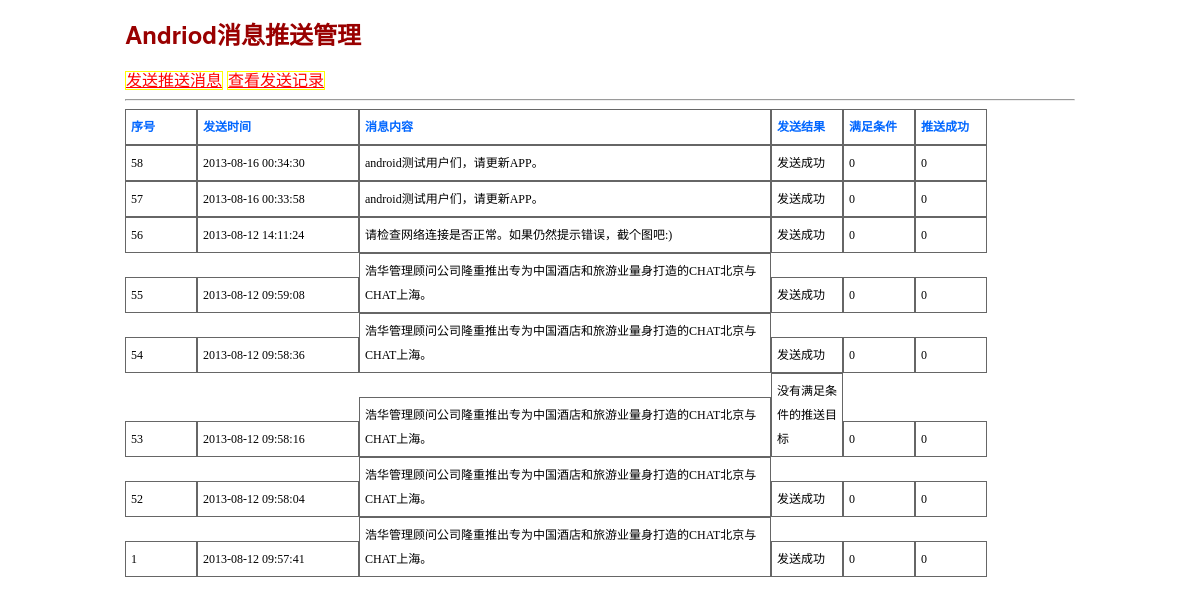
Page /end_admin/library/JPush/index.php?action=pushList on the committed database.
### tables this page shows
CREATE TABLE `end_chat_push` (
  `id` int(9) unsigned NOT NULL AUTO_INCREMENT,
  `sendno` int(64) NOT NULL DEFAULT '1',
  `n_title` varchar(120) DEFAULT NULL,
  `n_content` char(120) NOT NULL,
  `errcode` char(64) NOT NULL,
  `errmsg` varchar(255) NOT NULL,
  `total_user` int(20) NOT NULL,
  `send_cnt` int(25) NOT NULL,
  `created` datetime NOT NULL,
  PRIMARY KEY (`id`)
);

### end_admin/library/JPush/index.php (the view, shortened to what this page needs)
<!DOCTYPE html>
<html>
    <head>
    </head>
    <body>
    	<div class="head">
         <h1>Andriod消息推送管理</h1>
         <span><a href="index.php">发送推送消息</a></span>
         <span><a href="index.php?action=pushList">查看发送记录</a></span>
          <hr/>
        </div>
         <?php
		$sql = "SELECT * FROM ".DB_TAB." ORDER BY `created` DESC";
        $users = mysql_query($sql);
        if ($users != false)
            $no_of_users = mysql_num_rows($users);
        else
            $no_of_users = 0;
		 switch ($_REQUEST['action']){
			 	case 'pushList':
				?>
      			<div class="container list">
				 <ul class="devices">
                 <p style="font-weight:bold; color:#06F;"><span>序号</span><span style="width:150px;">发送时间</span><span style="width:400px;">消息内容</span><span>发送结果</span><span>满足条件</span><span>推送成功</span></p>
              <?php
                if ($no_of_users > 0) {
                    ?>
                    <?php
                    while ($row = mysql_fetch_array($users)) {
                        ?>
                          <p><span><?php echo $row["sendno"] ?></span><span style="width:150px;"><?php echo $row["created"] ?></span><span style="width:400px;"><?php echo $row["n_content"] ?></span><span><?php echo $row["errmsg"] ?></span><span><?php echo $row["total_user"] ?></span><span><?php echo $row["send_cnt"] ?></span></span></p>
                    <?php }
                } else { ?>
                    <li>
                        No Users Registered Yet!
                    </li>
                <?php } ?>
            </ul>
            </div>
            <?php
				break;
			 ?>
        <?php } ?>
    </body>
</html>

### end_admin/library/JPush/index.php (style rules this page uses)
.head, .container { width: 950px; margin: 0 auto; padding: 0; }
.list p { line-height:24px; padding:0; margin:0; }
.list span { display:inline-block; padding:5px; border:1px solid #666; width:60px; font-size:12px; }
.head span a { color:#F00; font-size:16px; border:1px #FF0 solid; }
h1 { font-family: 'Helvetica Neue', Helvetica, Arial, sans-serif; font-size: 24px; color:#900; }
ul.devices { margin: 0; padding: 0; }

### rows in the picture
end_chat_push: sendno "58", created "2013-08-16 00:34:30", n_content "android测试用户们，请更新APP。", errmsg "发送成功", total_user "0", send_cnt "0"
end_chat_push: sendno "57", created "2013-08-16 00:33:58", n_content "android测试用户们，请更新APP。", errmsg "发送成功", total_user "0", send_cnt "0"
end_chat_push: sendno "56", created "2013-08-12 14:11:24", n_content "请检查网络连接是否正常。如果仍然提示错误，截个图吧:)", errmsg "发送成功", total_user "0", send_cnt "0"
end_chat_push: sendno "55", created "2013-08-12 09:59:08", n_content "浩华管理顾问公司隆重推出专为中国酒店和旅游业量身打造的CHAT北京与CHAT上海。", errmsg "发送成功", total_user "0", send_cnt "0"
end_chat_push: sendno "54", created "2013-08-12 09:58:36", n_content "浩华管理顾问公司隆重推出专为中国酒店和旅游业量身打造的CHAT北京与CHAT上海。", errmsg "发送成功", total_user "0", send_cnt "0"
end_chat_push: sendno "53", created "2013-08-12 09:58:16", n_content "浩华管理顾问公司隆重推出专为中国酒店和旅游业量身打造的CHAT北京与CHAT上海。", errmsg "没有满足条件的推送目标", total_user "0", send_cnt "0"
end_chat_push: sendno "52", created "2013-08-12 09:58:04", n_content "浩华管理顾问公司隆重推出专为中国酒店和旅游业量身打造的CHAT北京与CHAT上海。", errmsg "发送成功", total_user "0", send_cnt "0"
end_chat_push: sendno "1", created "2013-08-12 09:57:41", n_content "浩华管理顾问公司隆重推出专为中国酒店和旅游业量身打造的CHAT北京与CHAT上海。", errmsg "发送成功", total_user "0", send_cnt "0"
